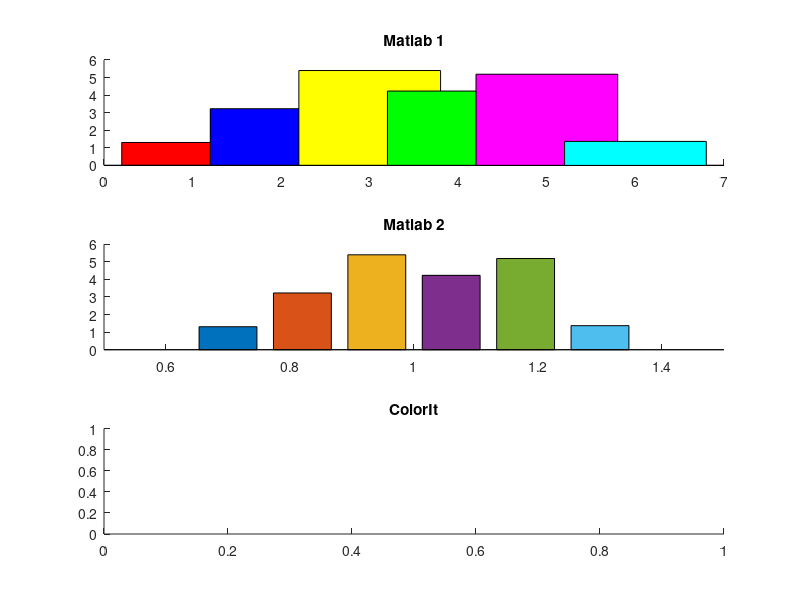

This chart was generated by the following MATLAB code: (Note: this script raises an error after producing the figure.)
% script to demo ColorIt

clear all; close all;

data    = rand(100,6);
data    = data + repmat((5*rand(1,6)),100,1);
mcolors = 'rbygmc';


% bar plots
figure; hold on;

subplot(311); hold on; title('Matlab 1');
for x = 1:size(data,2);
  bar(x,mean(data(:,x)),mcolors(x))
end

subplot(312); hold on; title('Matlab 2');
bar(cat(1,mean(data,1),zeros(1,size(data,2))))
xlim([0.5 1.5]);

subplot(313); hold on; title('ColorIt');
for x = 1:size(data,2);
  bar(x,mean(data(:,x)),'facecolor',ColorIt(x))
end


% line plots
figure; hold on;

subplot(311); hold on; title('Matlab 1');
for x = 1:size(data,2);
  plot(data(:,x), 'Color', mcolors(x),'linewidth',2)
end

subplot(312); hold on; title('Matlab 1');
plot(data,'linewidth',2);

subplot(313); hold on; title('ColorIt');
for x = 1:size(data,2);
  plot(data(:,x), 'Color', ColorIt(x),'linewidth',2)
end

